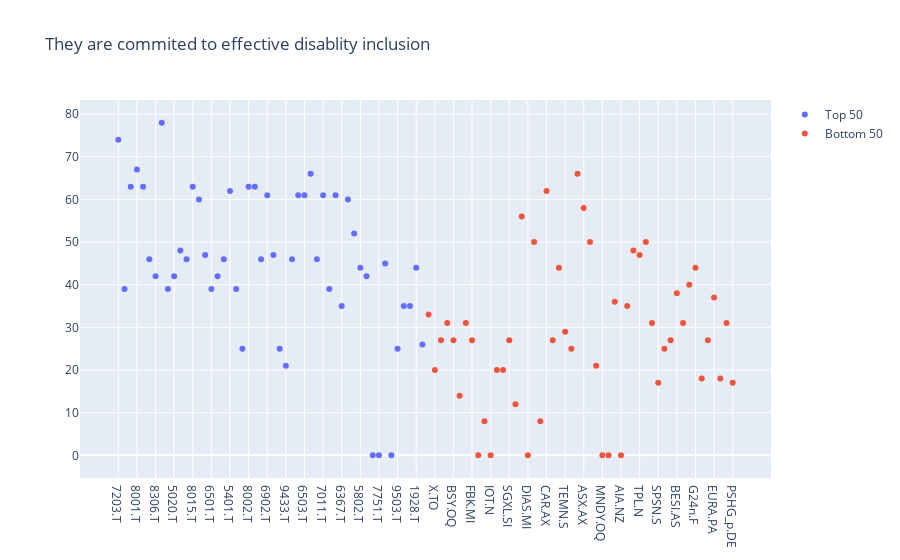

Write notebook code for a chart like this one.
### Code cell
plots = [go.Scatter(x=top50['RIC'], y=top50['DIR Inclusion Score'], mode='markers', name='Top 50'), 
         go.Scatter(x=bot50['RIC'], y=bot50['DIR Inclusion Score'], mode='markers', name='Bottom 50')]
fig = go.Figure(data=plots)
fig.update_layout(title='They are commited to effective disablity inclusion')
fig.show()

### Figure 1 — Plotly figure (JSON) as saved in the notebook; plotly's stock layout.template omitted (floating-point values rounded to 4 significant figures)
{"data": [{"mode": "markers", "name": "Top 50", "type": "scatter", "x": ["7203.T", "7267.T", "8058.T", "8001.T", "8031.T", "9432.T", "8306.T", "6758.T", "7201.T", "5020.T", "3382.T", "6178.T", "8015.T", "8316.T", "8267.T", "6501.T", "5019.T", "8750.T", "5401.T", "6752.T", "8766.T", "8002.T", "8053.T", "9984.T", "6902.T", "9434.T", "8725.T", "9433.T", "7181.T", "7269.T", "6503.T", "1925.T", "8630.T", "7011.T", "7259.T", "5411.T", "6367.T", "8604.T", "7270.T", "5802.T", "9613.T", "4502.T", "7751.T", "5108.T", "4188.T", "9503.T", "6301.T", "6201.T", "1928.T", "9502.T"], "y": [74, 39, 63, 67, 63, 46, 42, 78, 39, 42, 48, 46, 63, 60, 47, 39, 42, 46, 62, 39, 25, 63, 63, 46, 61, 47, 25, 21, 46, 61, 61, 66, 46, 61, 39, 61, 35, 60, 52, 44, 42, 0, 0, 45, 0, 25, 35, 35, 44, 26]}, {"mode": "markers", "name": "Bottom 50", "type": "scatter", "x": ["CAPD.SI", "X.TO", "REG.OQ", "REA.AX", "BSY.OQ", "AGI.TO", "VCX.AX", "FBK.MI", "RDDT.N", "WPM.TO", "IOT.N", "LOIM.PA", "LOTB.BR", "SGXL.SI", "RAAG.DE", "LUG.TO", "DIAS.MI", "BCVN.S", "FNV.TO", "CAR.AX", "MNG.L", "EFN.TO", "TEMN.S", "IAG.TO", "INWT.MI", "ASX.AX", "CYBR.OQ", "NEKG.DE", "MNDY.OQ", "VACN.S", "0006.HK", "AIA.NZ", "LEGn.DE", "LAND.L", "TPL.N", "GFCP.PA", "WTC.AX", "SPSN.S", "DSG.TO", "SGRO.L", "BESI.AS", "AUTOA.L", "CVO.PA", "G24n.F", "SOL.AX", "MSTR.OQ", "EURA.PA", "PME.AX", "IVN.TO", "PSHG_p.DE"], "y": [33, 20, 27, 31, 27, 14, 31, 27, 0, 8, 0, 20, 20, 27, 12, 56, 0, 50, 8, 62, 27, 44, 29, 25, 66, 58, 50, 21, 0, 0, 36, 0, 35, 48, 47, 50, 31, 17, 25, 27, 38, 31, 40, 44, 18, 27, 37, 18, 31, 17]}], "layout": {"title": {"text": "They are commited to effective disablity inclusion"}}}
